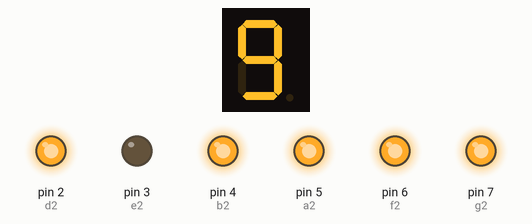
Recording of a sketch running on a simulated Arduino Uno, built with avr-gcc and run on an emulated ATmega328P. Shown: 1-digit seven-segment display, output pins drawn as LEDs (lit = HIGH). Wiring (inferred from the names in the program): 1-digit 7-segment display, segments lit when HIGH: segments pin 10, pin 11, pin 12, pin 13, pin 0, pin 9, pin 8. The segment pins are drawn as the display they are named for; pins used as bus, display or sensor lines are not drawn.

Above: at 0.1 s.
At 4.1 s:
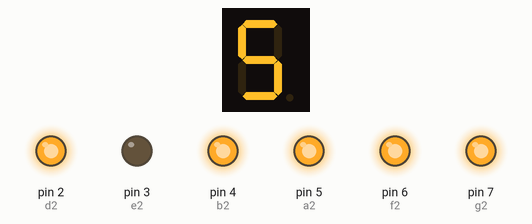
At 9.1 s:
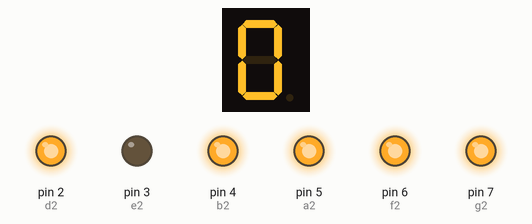
At 19.1 s:
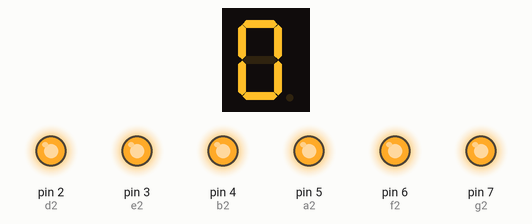
At 29.1 s:
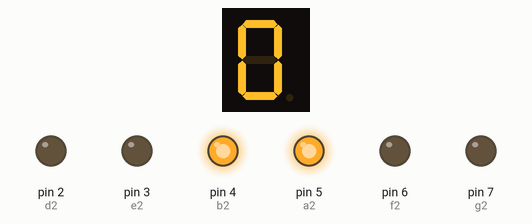
At 39.1 s:
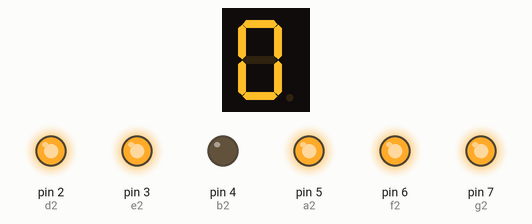
Timing chart, 0 to 40.0 s (numbered marks = the images above):
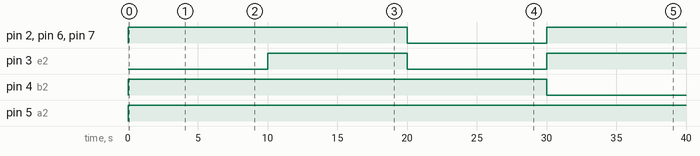

The sketch:

counter-code.ino
```cpp
// 1st Seven Segment Display
int a = 10;
int b = 11;
int c = 12;
int d = 13;
int e = 0;
int f = 9;
int g = 8;
// 2nd Seven Segment Display
int a2 = 5;
int b2 = 4;
int c2 = 1;
int d2 = 2;
int e2 = 3;
int f2 = 6;
int g2 = 7;

int digits[10][7] = {
  {1, 1, 1, 1, 1, 1, 0},
  {0, 1, 1, 0, 0, 0, 0},
  {1, 1, 0, 1, 1, 0, 1},
  {1, 1, 1, 1, 0, 0, 1},
  {0, 1, 1, 0, 0, 1, 1},
  {1, 0, 1, 1, 0, 1, 1},
  {1, 0, 1, 1, 1, 1, 1},
  {1, 1, 1, 0, 0, 0, 0},
  {1, 1, 1, 1, 1, 1, 1},
  {1, 1, 1, 1, 0, 1, 1}
};

void setup() {
  pinMode(a, OUTPUT);
  pinMode(b, OUTPUT);
  pinMode(c, OUTPUT);
  pinMode(d, OUTPUT);
  pinMode(e, OUTPUT);
  pinMode(f, OUTPUT);
  pinMode(g, OUTPUT);
  pinMode(a2, OUTPUT);
  pinMode(b2, OUTPUT);
  pinMode(c2, OUTPUT);
  pinMode(d2, OUTPUT);
  pinMode(e2, OUTPUT);
  pinMode(f2, OUTPUT);
  pinMode(g2, OUTPUT);
}

void loop() {
  for (int i = 9; i >= 0; i--) {
    displayDigit2(digits[i]);

    for (int j = 9; j >= 0; j--) {
      displayDigit(digits[j]);
      delay(1000);
    }
  }
}

void displayDigit(int segments[]) {
  digitalWrite(a, segments[0]);
  digitalWrite(b, segments[1]);
  digitalWrite(c, segments[2]);
  digitalWrite(d, segments[3]);
  digitalWrite(e, segments[4]);
  digitalWrite(f, segments[5]);
  digitalWrite(g, segments[6]);
}

void displayDigit2(int segments[]) {
  digitalWrite(a2, segments[0]);
  digitalWrite(b2, segments[1]);
  digitalWrite(c2, segments[2]);
  digitalWrite(d2, segments[3]);
  digitalWrite(e2, segments[4]);
  digitalWrite(f2, segments[5]);
  digitalWrite(g2, segments[6]);
}
```

Measured:
- by itself, pin 2 (d2), pin 6 (f2), pin 7 (g2): LOW → HIGH at 0.00 s, → LOW 20.0 s later, → HIGH 10.0 s later
- by itself, pin 3 (e2): LOW → HIGH at 10.0 s, → LOW 10.0 s later, → HIGH 10.0 s later
- by itself, pin 4 (b2): LOW → HIGH at 0.00 s, → LOW 30.0 s later
- by itself, pin 5 (a2): LOW → HIGH at 0.00 s
- what the display in image 1 shows lasts 1.0 s, from 4.0 s to 5.0 s
